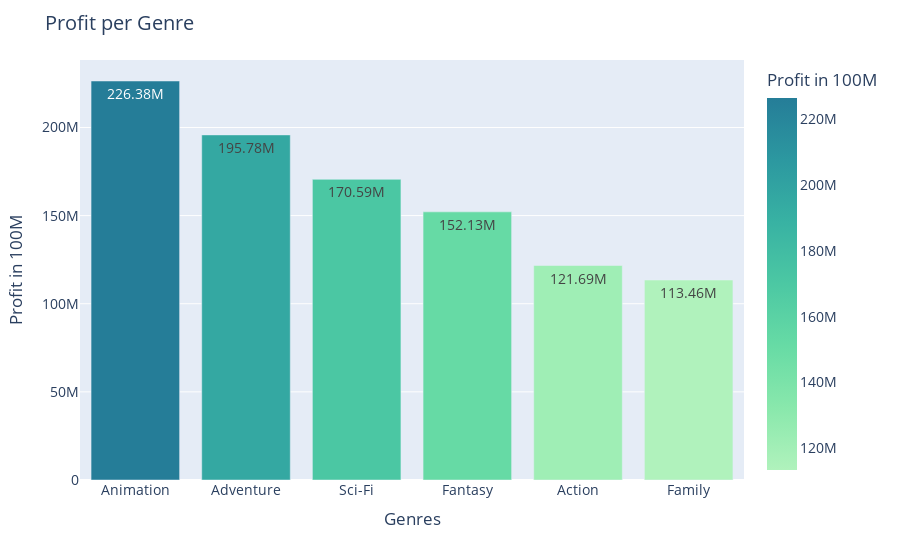

Notebook code for this chart:
### Code cell
import plotly.express as px

fig = px.bar(genre_bar_df, x = genre_bar_df.index, y = 'world_profit', text='world_profit',
            labels={
                     "genres":"Genres",
                     "world_profit": "Profit in 100M",
                 },
            color="world_profit", color_continuous_scale=px.colors.sequential.Tealgrn)


fig.update_layout(
    title=dict(text="Profit per Genre", font=dict(size=20)),
    font=dict(
        size=14,)
)



fig.update_traces(texttemplate='%{text:.5s}', textposition='inside')
fig.update_layout(uniformtext_minsize=8, uniformtext_mode='hide')
fig.show()

### Figure 1 — Plotly figure (JSON) as saved in the notebook; plotly's stock layout.template omitted (floating-point values rounded to 4 significant figures)
{"data": [{"alignmentgroup": "True", "hovertemplate": "Genres=%{x}<br>Profit in 100M=%{marker.color}<extra></extra>", "legendgroup": "", "marker": {"color": [226400000.0, 195800000.0, 170600000.0, 152100000.0, 121700000.0, 113500000.0], "coloraxis": "coloraxis"}, "name": "", "offsetgroup": "", "orientation": "v", "showlegend": false, "text": [226400000.0, 195800000.0, 170600000.0, 152100000.0, 121700000.0, 113500000.0], "textposition": "inside", "texttemplate": "%{text:.5s}", "type": "bar", "x": ["Animation", "Adventure", "Sci-Fi", "Fantasy", "Action", "Family"], "xaxis": "x", "y": [226400000.0, 195800000.0, 170600000.0, 152100000.0, 121700000.0, 113500000.0], "yaxis": "y"}], "layout": {"barmode": "relative", "coloraxis": {"colorbar": {"title": {"text": "Profit in 100M"}}, "colorscale": [[0, "rgb(176, 242, 188)"], [0.1667, "rgb(137, 232, 172)"], [0.3333, "rgb(103, 219, 165)"], [0.5, "rgb(76, 200, 163)"], [0.6667, "rgb(56, 178, 163)"], [0.8333, "rgb(44, 152, 160)"], [1, "rgb(37, 125, 152)"]]}, "font": {"size": 14}, "legend": {"tracegroupgap": 0}, "margin": {"t": 60}, "title": {"font": {"size": 20}, "text": "Profit per Genre"}, "uniformtext": {"minsize": 8, "mode": "hide"}, "xaxis": {"anchor": "y", "domain": [0, 1], "title": {"text": "Genres"}}, "yaxis": {"anchor": "x", "domain": [0, 1], "title": {"text": "Profit in 100M"}}}}
